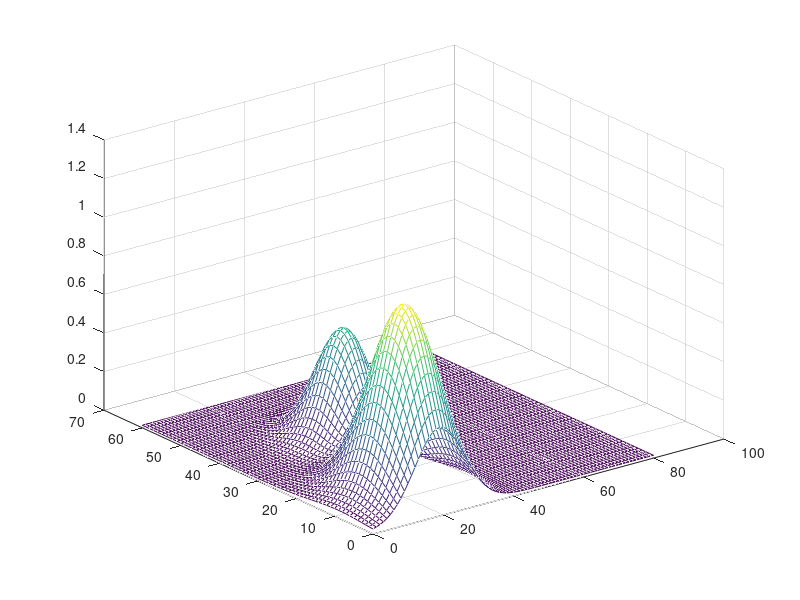
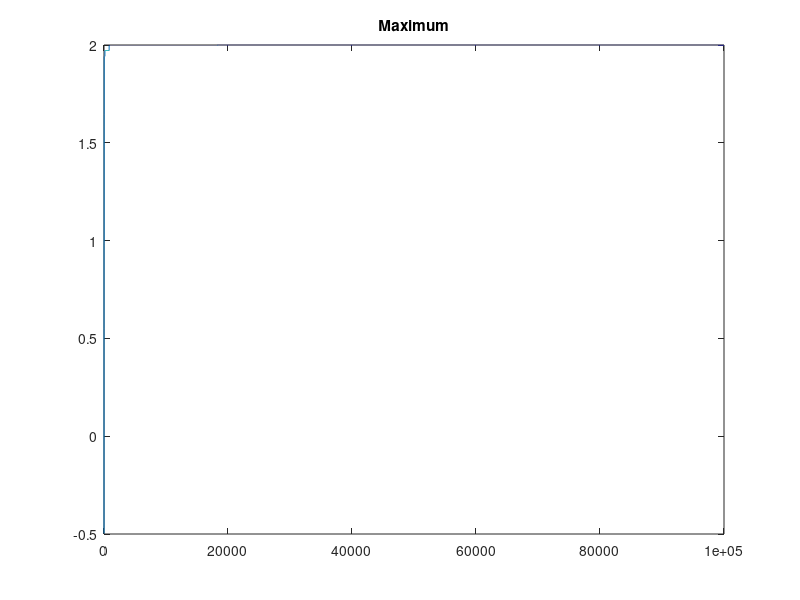

Here is the MATLAB script that generated these plots, in order:
% Genetic Algorithm
% Find the maximum of a function of two variables with 
% restrictions:   xlimmix < x < xlimmax
clear;
close all;
clc;

for i = 1:61
   x1 = i;
   for j = 1:81
       x2 = j;
       zz(i,j) = exp(-((x1-10)/10).^2 -((x2-20)/10).^2) + 1.0*0.6*exp(-((x1-35)/8).^2 - ((x2-30)/8).^2); 
   end
end
max(max(zz));
mesh(zz);
disp('Press ENTER ');
pause;


xmin = 0;   xmax = 60;
ymin = 0;   ymax = 80;
x1 = xmin:0.1:xmax;
x1 = x1';
x2 = ymin:0.1:ymax;
x2 = x2';
 xlimmin = 5;          % Bounds for x
 xlimmax = 15;
 % xlimmin = 30;    % Bounds for x
 % xlimmax = 40;

np = 30;             % Population
nb = 16;             % Number of bits for x and for y. They will be combined in [ x y ] 
xy = rand(np,2*nb);  % Generation of random bits. Left half for x. Right half for y
xy = round(xy);
d2a = [ 2^(nb-1) 2^14 2^13 2^12 2^11 2^10  2^9 2^8  2^7  2^6  2^5  2^4  2^3  2^2  2^1  2^0 ];

for k = 1:100000
    xx = xy(:,1:nb);
    yy = xy(:,(nb+1):(2*nb));
    x = xx*d2a';                     % Conversion ot decimal
    y = yy*d2a';
    x = x*xmax/(2^(nb-1)-1);   % To the range
    y = y*ymax/(2^(nb-1)-1);
    % zx = ((x < xlimmin) | (x > xlimmax));
    q = 1;     % Weighting factor for the case when variable x is not inside the range
    % zx = fact*zx;
    z = exp(-((x-10)/10).^2 -((y-20)/10).^2) + 1.0*0.6*exp(-((x-35)/8).^2 - ((y-30)/8).^2) - q.*(x-xlimmin).*(x-xlimmax)/25; 
    [x;  y;  z];
    
    maxz = max(z);
    [zorden norden] = sort(z,'descend');
%   Chhose the father among the two most strong individuals
    nn = rand(1,1);    % Generating ranndom number 1 or 2
    nn = 1.999*nn + 0.5;
    nn = round(nn);
    kp = norden(nn,1);
    xy1 = xy(kp,:);     % Father
%   Choose the mother as any individual from the population
    kn = (np-1)*rand(1,1);        kn = round(kn);
    kn = kn + 1;
    xy2 = xy(kn,:);     % Mother
    [ maxz kp kn ];
%   Child 1   
    xyh1 = xy1;
    xyh1(1,5:8) = xy2(1,5:8);
    xyh1(1,13:16) = xy2(1,13:16);
    xyh1(1,21:24) = xy2(1,21:24);
    xyh1(1,29:32) = xy2(1,29:32);
%   Child 2 
    xyh2 = xy2;
    xyh2(1,5:8) = xy1(1,5:8);
    xyh2(1,13:16) = xy1(1,13:16);
    xyh2(1,21:24) = xy1(1,21:24);
    xyh2(1,29:32) = xy1(1,29:32);
%   Child 3    
    xyh3 = xy1;
    xyh3(1,9:16) = xy2(1,9:16);
    xyh3(1,25:32) = xy2(1,25:32);
%   Child 4     
    xyh4 = xy2;
    xyh4(1,9:16) = xy1(1,9:16);
    xyh4(1,25:32) = xy1(1,25:32);
%   The most weak for mutation 
    kn1 = norden(np,1);
    kn2 = norden(np-1,1);
    xy(kn2,:) = xyh1;                         % From reproduction 
    xy(kn1,:) = round(rand(1,2*nb));   % From mutation
% Muutation is important for avoiding local maximum
J(k,1) = maxz; 
maxz
count(k,1) = k;
end

[maxz kz] = max(z);
xxyy = xy(kz,:);
xx = xxyy(:,1:nb); 
yy = xxyy(:,(nb+1):(2*nb));
xsol = xx*d2a';              % Conversion to decimal
ysol = yy*d2a';
xsol = xsol*xmax/(2^(nb-1)-1);   % To the range
ysol = ysol*ymax/(2^(nb-1)-1);
zsol = exp(-((xsol-10)/10).^2 -((ysol-20)/10).^2) + 1.0*0.6*exp(-((xsol-35)/8).^2 - ((ysol-30)/8).^2);
[ xsol ysol zsol ]

figure(2);
plot(count,J);
title('Maximum');
